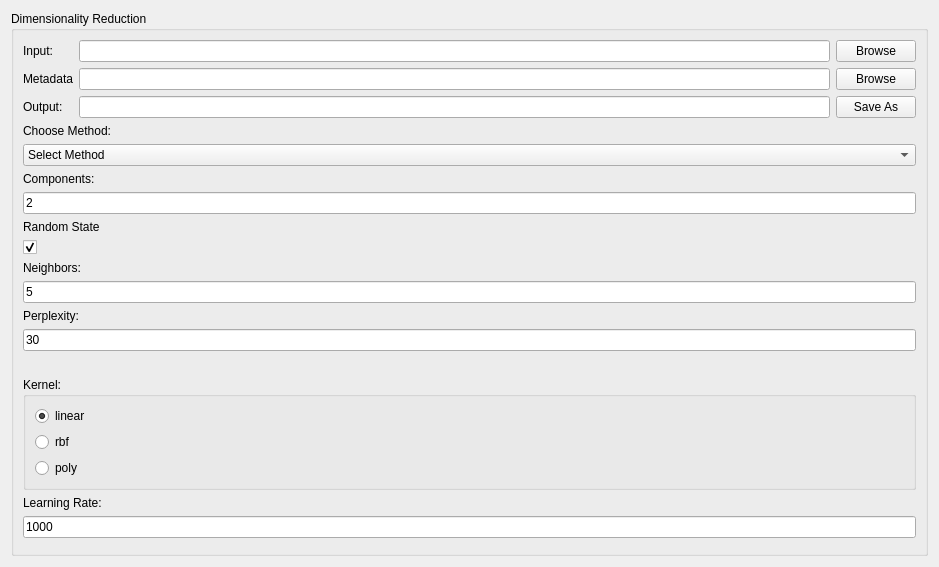
<?xml version="1.0" encoding="UTF-8"?>
<ui version="4.0">
 <class>Form</class>
 <widget class="QWidget" name="Form">
  <property name="geometry">
   <rect>
    <x>0</x>
    <y>0</y>
    <width>939</width>
    <height>549</height>
   </rect>
  </property>
  <property name="windowTitle">
   <string>Form</string>
  </property>
  <layout class="QVBoxLayout" name="verticalLayout">
   <item>
    <widget class="QGroupBox" name="groupBox">
     <property name="title">
      <string>Dimensionality Reduction</string>
     </property>
     <layout class="QVBoxLayout" name="verticalLayout_4">
      <item>
       <layout class="QGridLayout" name="gridLayout">
        <item row="0" column="0">
         <widget class="QLabel" name="label_2">
          <property name="text">
           <string>Input:</string>
          </property>
         </widget>
        </item>
        <item row="0" column="1">
         <widget class="QLineEdit" name="lineEdit_3"/>
        </item>
        <item row="0" column="2">
         <widget class="QPushButton" name="pushButton">
          <property name="text">
           <string>Browse</string>
          </property>
         </widget>
        </item>
        <item row="1" column="0">
         <widget class="QLabel" name="metadataLbl">
          <property name="text">
           <string>Metadata</string>
          </property>
         </widget>
        </item>
        <item row="1" column="1">
         <widget class="QLineEdit" name="metadataTxt"/>
        </item>
        <item row="1" column="2">
         <widget class="QPushButton" name="browseMetaBtn">
          <property name="text">
           <string>Browse</string>
          </property>
         </widget>
        </item>
        <item row="2" column="0">
         <widget class="QLabel" name="label_4">
          <property name="text">
           <string>Output:</string>
          </property>
         </widget>
        </item>
        <item row="2" column="1">
         <widget class="QLineEdit" name="lineEdit_4"/>
        </item>
        <item row="2" column="2">
         <widget class="QPushButton" name="pushButton_2">
          <property name="text">
           <string>Save As</string>
          </property>
         </widget>
        </item>
       </layout>
      </item>
      <item>
       <widget class="QLabel" name="label_3">
        <property name="text">
         <string>Choose Method:</string>
        </property>
       </widget>
      </item>
      <item>
       <widget class="QComboBox" name="comboBox">
        <item>
         <property name="text">
          <string>Select Method</string>
         </property>
        </item>
        <item>
         <property name="text">
          <string>PCA</string>
         </property>
        </item>
        <item>
         <property name="text">
          <string>Kernel PCA</string>
         </property>
        </item>
        <item>
         <property name="text">
          <string>LLE</string>
         </property>
        </item>
        <item>
         <property name="text">
          <string>ISOMAP</string>
         </property>
        </item>
        <item>
         <property name="text">
          <string>t-SNE</string>
         </property>
        </item>
       </widget>
      </item>
      <item>
       <widget class="QLabel" name="label">
        <property name="text">
         <string>Components: </string>
        </property>
       </widget>
      </item>
      <item>
       <widget class="QLineEdit" name="lineEdit">
        <property name="text">
         <string>2</string>
        </property>
       </widget>
      </item>
      <item>
       <widget class="QLabel" name="label_6">
        <property name="text">
         <string>Random State</string>
        </property>
       </widget>
      </item>
      <item>
       <widget class="QCheckBox" name="checkBox">
        <property name="text">
         <string/>
        </property>
        <property name="checked">
         <bool>true</bool>
        </property>
       </widget>
      </item>
      <item>
       <widget class="QLabel" name="label_8">
        <property name="text">
         <string>Neighbors: </string>
        </property>
       </widget>
      </item>
      <item>
       <widget class="QLineEdit" name="lineEdit_5">
        <property name="text">
         <string>5</string>
        </property>
       </widget>
      </item>
      <item>
       <widget class="QLabel" name="label_9">
        <property name="text">
         <string>Perplexity:</string>
        </property>
       </widget>
      </item>
      <item>
       <widget class="QLineEdit" name="lineEdit_6">
        <property name="text">
         <string>30</string>
        </property>
       </widget>
      </item>
      <item>
       <widget class="QLabel" name="label_5">
        <property name="text">
         <string/>
        </property>
       </widget>
      </item>
      <item>
       <layout class="QVBoxLayout" name="verticalLayout_2">
        <item>
         <widget class="QGroupBox" name="groupBox_2">
          <property name="title">
           <string>Kernel: </string>
          </property>
          <layout class="QVBoxLayout" name="verticalLayout_3">
           <item>
            <widget class="QRadioButton" name="radioButton">
             <property name="text">
              <string>linear</string>
             </property>
             <property name="checked">
              <bool>true</bool>
             </property>
            </widget>
           </item>
           <item>
            <widget class="QRadioButton" name="radioButton_2">
             <property name="text">
              <string>rbf</string>
             </property>
            </widget>
           </item>
           <item>
            <widget class="QRadioButton" name="radioButton_3">
             <property name="text">
              <string>poly</string>
             </property>
            </widget>
           </item>
          </layout>
         </widget>
        </item>
       </layout>
      </item>
      <item>
       <widget class="QLabel" name="label_10">
        <property name="text">
         <string>Learning Rate:</string>
        </property>
       </widget>
      </item>
      <item>
       <widget class="QLineEdit" name="lineEdit_7">
        <property name="text">
         <string>1000</string>
        </property>
       </widget>
      </item>
      <item>
       <widget class="QMatplotlibWidget" name="widget_feature_6" native="true"/>
      </item>
      <item>
       <spacer name="verticalSpacer">
        <property name="orientation">
         <enum>Qt::Vertical</enum>
        </property>
        <property name="sizeHint" stdset="0">
         <size>
          <width>20</width>
          <height>4</height>
         </size>
        </property>
       </spacer>
      </item>
     </layout>
    </widget>
   </item>
  </layout>
 </widget>
 <customwidgets>
  <customwidget>
   <class>QMatplotlibWidget</class>
   <extends>QWidget</extends>
   <header>Ui.qmatplotlibwidget</header>
   <container>1</container>
  </customwidget>
 </customwidgets>
 <resources/>
 <connections/>
</ui>
